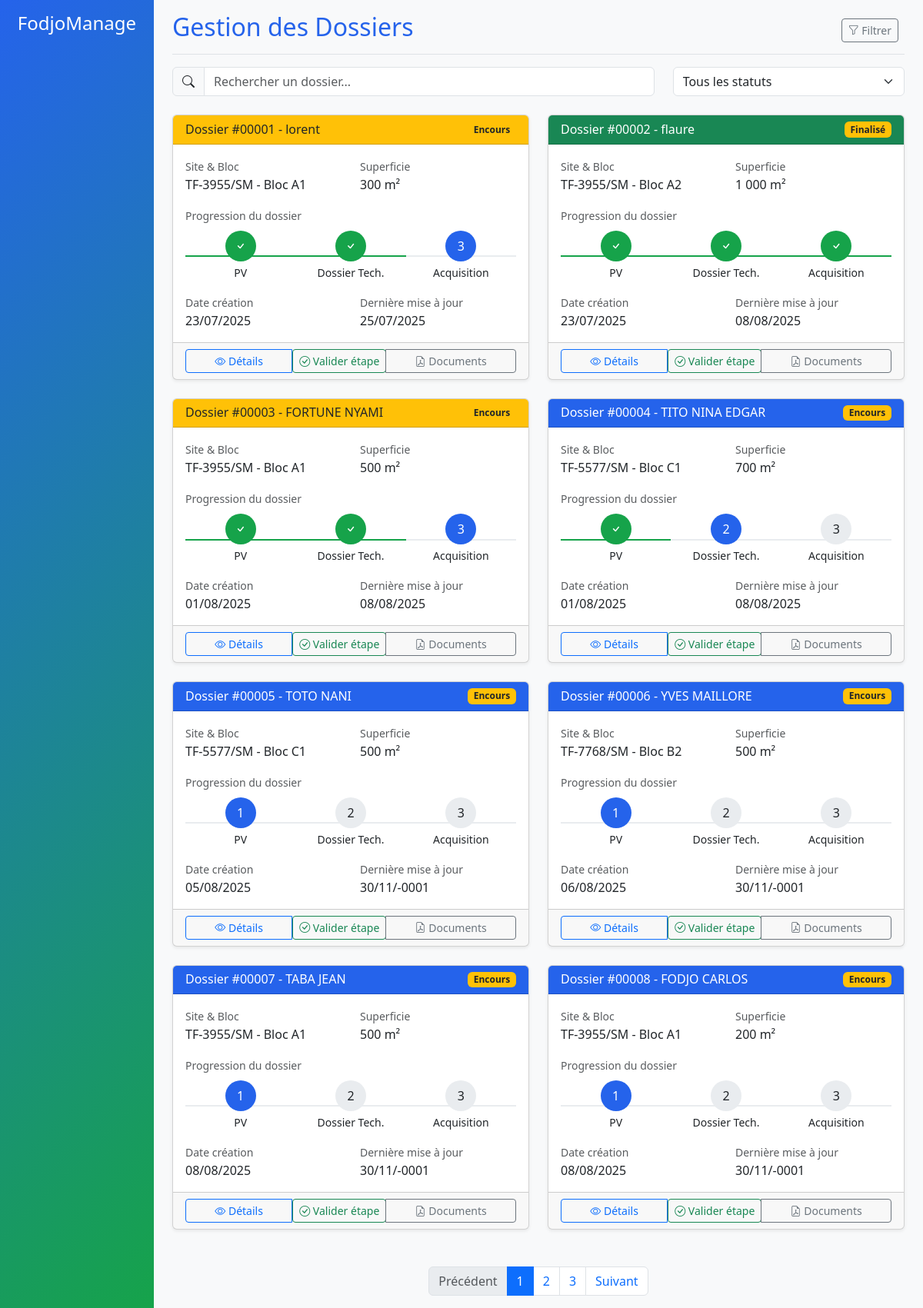
/controller/Y_dossierController.php, run on an earlier commit of the app's database.
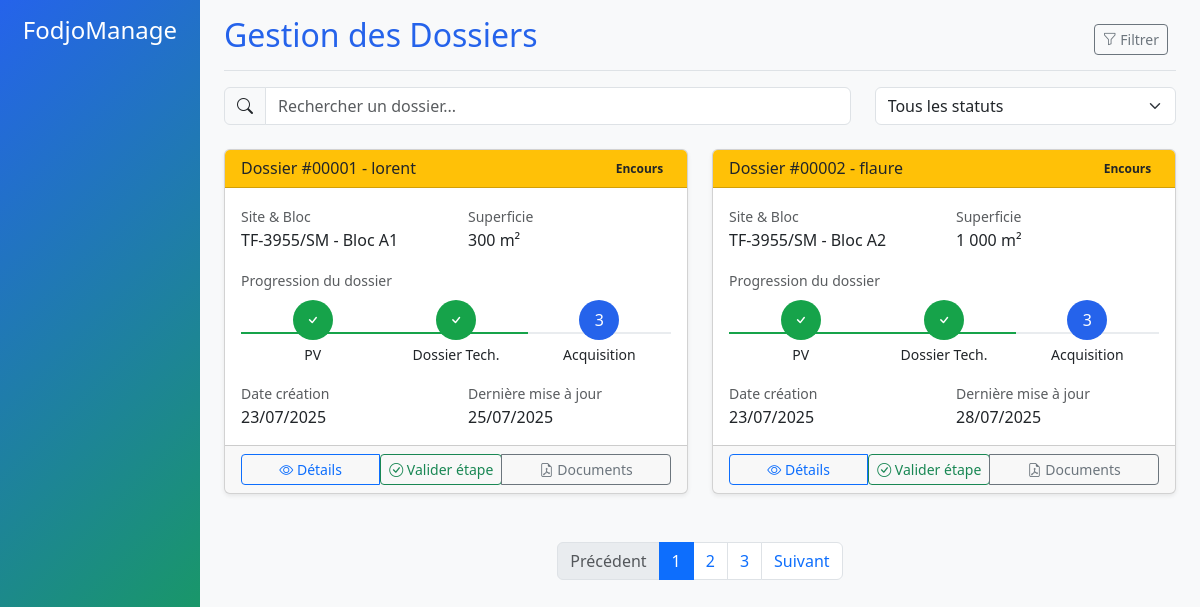
And on a later commit of the database.
### tables this page shows
CREATE TABLE `dossiers` (
  `idDossier` varchar(10) NOT NULL,
  `numeroProcesVerbal` varchar(100) NOT NULL,
  `numeroDossierTech` varchar(100) NOT NULL,
  `numeroDocAcquisition` varchar(100) NOT NULL,
  `dateProcesVerbal` date NOT NULL,
  `dateDossierTech` date NOT NULL,
  `dateDocAcquisition` date NOT NULL,
  `dateCreateDossier` date NOT NULL,
  `dateMiseAJour` date NOT NULL,
  `idEmploye` varchar(10) NOT NULL,
  `idAcheteur` varchar(10) NOT NULL
);

CREATE TABLE `acheteur` (
  `idAcheteur` varchar(10) NOT NULL,
  `idEmploye` varchar(10) NOT NULL,
  `nomAcheteur` varchar(50) NOT NULL,
  `adresseAcheteur` varchar(100) NOT NULL,
  `telephoneAcheteur` varchar(10) NOT NULL,
  `numeroCNI` varchar(50) NOT NULL,
  `dateNaisAcheteur` date NOT NULL,
  `nomCommercial` varchar(50) NOT NULL,
  `dateCreateAcheteur` datetime NOT NULL
);

CREATE TABLE `sites` (
  `numeroTitreFoncier` varchar(100) NOT NULL,
  `localisationSite` varchar(100) NOT NULL,
  `superficieInitialeSite` int(100) NOT NULL,
  `superficieCourranteSite` int(100) NOT NULL,
  `prix_Vente` int(11) NOT NULL,
  `statut` tinyint(1) NOT NULL DEFAULT 0,
  `dateCreateSite` date NOT NULL
);

CREATE TABLE `blocs` (
  `idBloc` varchar(10) NOT NULL,
  `numeroTitreFoncier` varchar(100) NOT NULL,
  `nomBloc` varchar(50) NOT NULL,
  `superficieinitialBloc` int(100) NOT NULL,
  `superficieCourranteBloc` int(100) NOT NULL,
  `statutBloc` int(10) NOT NULL DEFAULT 0,
  `dateCreateBloc` datetime NOT NULL
);

CREATE TABLE `selection` (
  `idSelection` varchar(10) NOT NULL,
  `superficieSelection` double NOT NULL,
  `lot` varchar(50) NOT NULL,
  `montantParMetre` double NOT NULL,
  `montantTotalSelection` double NOT NULL,
  `idEmploye` varchar(10) NOT NULL,
  `idBloc` varchar(10) NOT NULL,
  `idAcheteur` varchar(10) NOT NULL,
  `dateCreateSelection` datetime NOT NULL
);

### controller/Y_dossierController.php (called while the page is built, shortened)
<?php
require_once __DIR__ . '/../models/H_functionsModels.php';
$Y_executeDossiers = F_executeRequeteSql("SELECT * FROM dossiers INNER JOIN acheteur ON dossiers.idAcheteur = acheteur.idAcheteur INNER JOIN selection ON acheteur.idAcheteur = selection.idAcheteur INNER JOIN blocs ON selection.idBloc = blocs.idBloc INNER JOIN sites ON blocs.numeroTitreFoncier = sites.numeroTitreFoncier");
    ?>
    <?php
require('views/dossier/dossierView.php');
?>

### models/H_functionsModels.php (called while the page is built, shortened)
<?php
        if(!function_exists('F_executeRequeteSql'))
        {
            function F_executeRequeteSql (string $H_requete, array $H_tableauParams=NULL)
            {
                global $H_dbConnect;
                    if ($H_tableauParams == NULL)
                    {
                        $H_requete=$H_dbConnect->query($H_requete);
                        $resultat=$H_requete->fetchall();
                    }
                    else
                    {
                        $H_requete=$H_dbConnect->prepare($H_requete);
                        $H_requete->execute($H_tableauParams);
                        $nbre=$H_requete->rowCount();
                        if ($nbre == 1)
                        {
                                $resultat=$H_requete->fetch();
                        }
                        else
                        {
                                $resultat=$H_requete->fetchall();
                        }
                    }
                return $resultat;
            }
        }
?>

### views/dossier/dossierView.php (the view, shortened to what the rows shown need)
<?php
require('views/template/header.php');
require('views/template/navbar.php');
?>
            <main class="col-md-9 ms-sm-auto col-lg-10 px-md-4">
                <div class="d-flex justify-content-between flex-wrap flex-md-nowrap align-items-center pt-3 pb-2 mb-3 border-bottom">
                    <h1 class="h2 text-primary-blue">Gestion des Dossiers</h1>
                </div>
                <div class="row">
                    <?php
                        foreach ($Y_executeDossiers as $dossier) {
                            $dateCreation = date('d/m/Y', strtotime($dossier->dateCreateDossier));
                            $dateMiseAJour = date('d/m/Y', strtotime($dossier->dateMiseAJour));
                            $idDossier = substr($dossier->idDossier, -5);
                    ?>
                    <div class="col-lg-6 mb-4">
                        <div class="card shadow-sm">
                            <?php
                                if(!empty($dossier->numeroDocAcquisition)) {
                                    $statusClass = 'bg-success text-white';
                                    $etat = 'Finalisé';
                                }elseif(!empty($dossier->numeroDossierTech)) {
                                    $statusClass = 'bg-warning text-dark';
                                    $etat = 'Encours';
                                } else {
                                    $statusClass = 'bg-primary-blue text-white';
                                    $etat = 'Encours';
                                }
                            ?>
                            <div class="card-header <?= $statusClass ?> d-flex justify-content-between align-items-center">
                                <h6 class="mb-0">Dossier #<?= $idDossier ?> - <?= $dossier->nomAcheteur ?></h6>
                                <span class="badge bg-warning text-dark"><?= $etat ?></span>
                            </div>
                            <div class="card-body">
                                <div class="row mb-3">
                                    <div class="col-6">
                                        <small class="text-muted">Site & Bloc</small>
                                        <div><?= $dossier->numeroTitreFoncier ?> - <?= $dossier->nomBloc ?> </div>
                                    </div>
                                    <div class="col-6">
                                        <small class="text-muted">Superficie</small>
                                        <div><?= number_format($dossier->superficieSelection, 0, '', ' ') ?> m²</div>
                                    </div>
                                </div>
                                <div class="mb-3">
                                    <?php
                                        if (empty($dossier->numeroProcesVerbal)) {
                                            $procesVerbale = "<div class='progress-step current'>
                                                                <div class='progress-step-circle'>1</div>
                                                                <small class='d-block text-center mt-1'>PV</small>
                                                            </div>";
                                            $dossierTechnique = "<div class='progress-step'>
                                                                    <div class='progress-step-circle'>2</div>
                                                                    <small class='d-block text-center mt-1'>Dossier Tech.</small>
                                                                </div>";
                                            $contrat = "<div class='progress-step'>
                                                            <div class='progress-step-circle'>3</div>
                                                            <small class='d-block text-center mt-1'>Acquisition</small>
                                                        </div>";
                                        } elseif (empty($dossier->numeroDossierTech)) {
                                            $procesVerbale = "<div class='progress-step completed'>
                                                                <div class='progress-step-circle completed'><i class='bi bi-check'></i></div>
                                                                <small class='d-block text-center mt-1'>PV</small>
                                                            </div>";
                                            $dossierTechnique = "<div class='progress-step current'>
                                                                    <div class='progress-step-circle'>2</div>
                                                                    <small class='d-block text-center mt-1'>Dossier Tech.</small>
                                                                </div>";
                                            $contrat = "<div class='progress-step'>
                                                            <div class='progress-step-circle'>3</div>
                                                            <small class='d-block text-center mt-1'>Acquisition</small>
                                                        </div>";
                                        } elseif (empty($dossier->numeroDocAcquisition)) {
                                            $procesVerbale = "<div class='progress-step completed'>
                                                                <div class='progress-step-circle completed'><i class='bi bi-check'></i></div>
                                                                <small class='d-block text-center mt-1'>PV</small>
                                                            </div>";
                                            $dossierTechnique = "<div class='progress-step completed'>
                                                                    <div class='progress-step-circle completed'><i class='bi bi-check'></i></div>
                                                                    <small class='d-block text-center mt-1'>Dossier Tech.</small>
                                                                </div>";
                                            $contrat = "<div class='progress-step current'>
                                                            <div class='progress-step-circle'>3</div>
                                                            <small class='d-block text-center mt-1'>Acquisition</small>
                                                        </div>";
                                        } else {
                                            $procesVerbale = "<div class='progress-step completed'>
                                                                <div class='progress-step-circle completed'><i class='bi bi-check'></i></div>
                                                                <small class='d-block text-center mt-1'>PV</small>
                                                            </div>";
                                            $dossierTechnique = "<div class='progress-step completed'>
                                                                    <div class='progress-step-circle completed'><i class='bi bi-check'></i></div>
                                                                    <small class='d-block text-center mt-1'>Dossier Tech.</small>
                                                                </div>";
                                            $contrat = "<div class='progress-step completed'>
                                                            <div class='progress-step-circle completed'><i class='bi bi-check'></i></div>
                                                            <small class='d-block text-center mt-1'>Acquisition</small>
                                                        </div>";
                                        }
                                    ?>
                                    <small class="text-muted">Progression du dossier</small>
                                    <div class="d-flex align-items-center mt-2">
                                            <?= $procesVerbale ?>
                                            <?= $dossierTechnique ?>
                                            <?= $contrat ?>
                                    </div>
                                </div>
                                <div class="row">
                                    <div class="col-6">
                                        <small class="text-muted">Date création</small>
                                        <div><?= $dateCreation ?></div>
                                    </div>
                                    <div class="col-6">
                                        <small class="text-muted">Dernière mise à jour</small>
                                        <div><?= $dateMiseAJour ?></div>
                                    </div>
                                </div>
                            </div>
                            <div class="card-footer">
                                <div class="btn-group w-100" role="group">
                                    <button type="button" class="btn btn-outline-primary btn-sm"
                                        data-id="<?= $dossier->idDossier ?>"
                                        onclick="chargerDetailsDossier(this)"
                                        data-bs-toggle="modal"
                                        data-bs-target="#dossierModal">
                                        <i class="bi bi-eye"></i> Détails
                                    </button>
                                    <form method="POST">
                                        <button type="submit" name="valider" value="<?= $dossier->idDossier ?>" class="btn btn-outline-success btn-sm">
                                            <i class="bi bi-check-circle"></i> Valider étape
                                        </button>
                                    </form>
                                    <button type="button" class="btn btn-outline-secondary btn-sm">
                                        <i class="bi bi-file-earmark-pdf"></i> Documents
                                    </button>
                                </div>
                            </div>
                        </div>
                    </div>
                    <?php } ?>
            </main>
        </div>
    </div>
</body>
</html>

What changed in the data, as far as the page shows it:
removed dossiers: idDossier "00003", idAcheteur.nomAcheteur "FORTUNE NYAMI", etat "Encours", sites.numeroTitreFoncier "TF-3955/SM", blocs.nomBloc "Bloc A1", selection.superficieSelection "500", shows "PV", dateCreateDossier "01/08/2025", dateMiseAJour "08/08/2025"
removed dossiers: idDossier "00004", idAcheteur.nomAcheteur "TITO NINA EDGAR", etat "Encours", sites.numeroTitreFoncier "TF-5577/SM", blocs.nomBloc "Bloc C1", selection.superficieSelection "700", shows "PV", dateCreateDossier "01/08/2025", dateMiseAJour "08/08/2025"
removed dossiers: idDossier "00005", idAcheteur.nomAcheteur "TOTO NANI", etat "Encours", sites.numeroTitreFoncier "TF-5577/SM", blocs.nomBloc "Bloc C1", selection.superficieSelection "500", shows "PV", dateCreateDossier "05/08/2025", dateMiseAJour "30/11/-0001"
removed dossiers: idDossier "00006", idAcheteur.nomAcheteur "YVES MAILLORE", etat "Encours", sites.numeroTitreFoncier "TF-7768/SM", blocs.nomBloc "Bloc B2", selection.superficieSelection "500", shows "1", dateCreateDossier "06/08/2025", dateMiseAJour "30/11/-0001"
removed dossiers: idDossier "00007", idAcheteur.nomAcheteur "TABA JEAN", etat "Encours", sites.numeroTitreFoncier "TF-3955/SM", blocs.nomBloc "Bloc A1", selection.superficieSelection "500", shows "PV", dateCreateDossier "08/08/2025", dateMiseAJour "30/11/-0001"
removed dossiers: idDossier "00008", idAcheteur.nomAcheteur "FODJO CARLOS", etat "Encours", sites.numeroTitreFoncier "TF-3955/SM", blocs.nomBloc "Bloc A1", selection.superficieSelection "200", shows "PV", dateCreateDossier "08/08/2025", dateMiseAJour "30/11/-0001"
changed dossiers "flaure": etat "Finalisé" → "Encours"; dateMiseAJour "08/08/2025" → "28/07/2025"; now shows "3"
